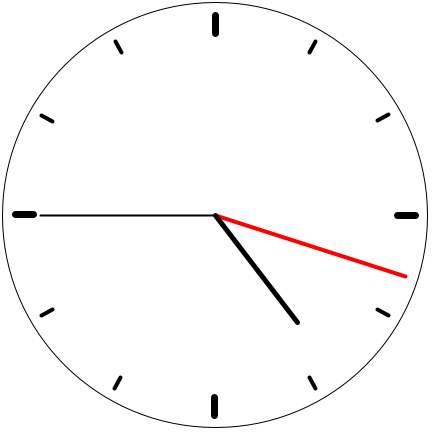
Frame 1 (no input)
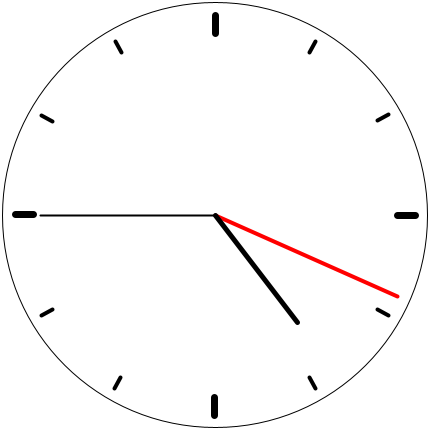
Frame 60 (the mouse pressed at the canvas centre just before this capture)
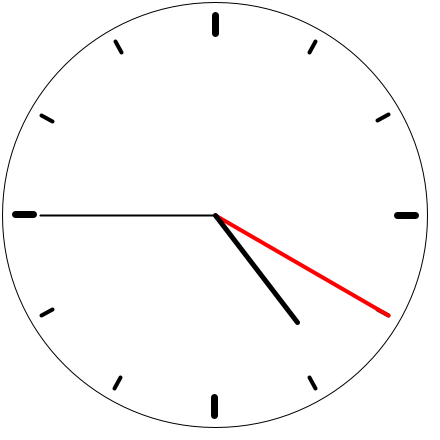
Frame 120 (the mouse held since frame 60 and released just before this capture)

The Processing sketch that drew these frames (run headless with seeded random() and noise(); from frame 60 on, the mouse is pressed at the canvas centre):

// Processing sketch: Hamid_clock
// ── Hamid_clock.pde
final float   Second_hand =200;

final int app_width = int (2 * Second_hand + 30 );

final int CENTER = app_width / 2 ;

final float diameter = app_width - 5 ;

final float   minute_hand = 7.0/8.0 * Second_hand ;

final float hour_hand = 2.7/4.0 * Second_hand ; 

void setup () { 
 size (440 , 440 );
  stroke(0);
  noFill();
}

PVector converAndTranslate (float theta , float r){
 theta -= HALF_PI ;  
  return new PVector (r * cos (theta) + CENTER ,
  r * sin(theta) + CENTER 
  ) ;
}
void draw () {
  background (255);
  strokeWeight(1);
  ellipse (CENTER,CENTER,diameter,diameter);
  
  stroke(0);
  for (int a = 0; a < 360; a += 30) {
    float angle = radians(a);
    float Offset, weight;
    if (a % 90 == 0) {  
      weight = 7;
      Offset = 18;
    } else {
      weight = 4;
      Offset = 12;  
    }
    strokeWeight(weight);
    float x1 = CENTER + cos(angle) * (Second_hand - Offset);
    float y1 = CENTER + sin(angle) * (Second_hand - Offset);
    float x2 = CENTER + cos(angle) * (Second_hand );
    float y2 = CENTER + sin(angle) * (Second_hand );
    line(x1, y1, x2, y2);
  }
  
  stroke(255, 0, 0);
  float theta =   TWO_PI * second() / 60 ; 
  PVector endPoint = converAndTranslate (theta , Second_hand);
  line(CENTER,CENTER,endPoint.x , endPoint.y);
  stroke(0);
  strokeWeight(2);
  theta =   TWO_PI * minute() / 60 ; 
  endPoint = converAndTranslate (theta , minute_hand);
  line(CENTER,CENTER,endPoint.x , endPoint.y);
   stroke(0);
   strokeWeight(5);
  theta =   TWO_PI *( (hour()%12 + minute() / 60.0) / 12.0)  ; 
  endPoint = converAndTranslate (theta , hour_hand);
  line(CENTER,CENTER,endPoint.x , endPoint.y);
   

}
